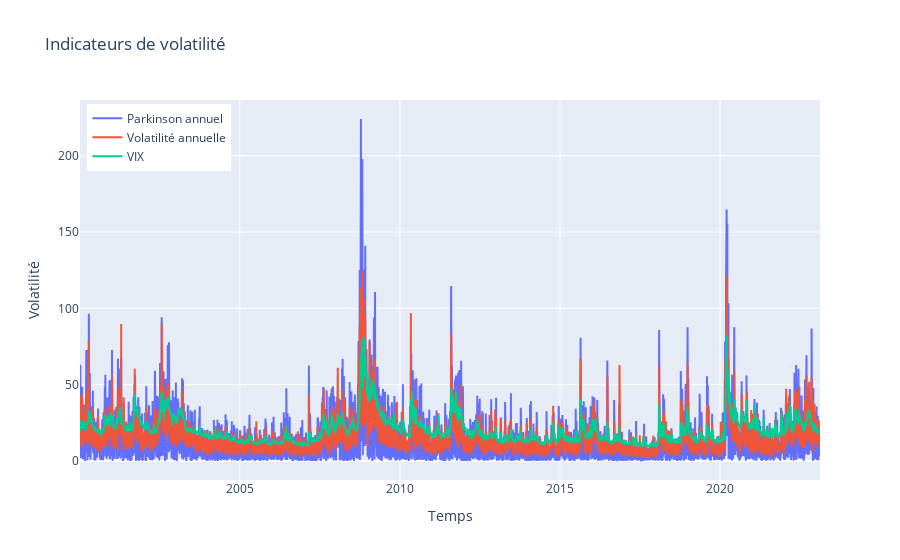

Notebook source saved alongside this figure:
### Markdown cell above
### les séries Squared returns et Parkinson sont des mesures **intra day**, ce qui explique leur différente echelle et faibles valeurs. On transforme donc ces séries en serie de volatilité annuelle comparable en échelle et en ordre.

### Code cell
# Transformation des series
ann_vol = (df['Squared returns'] ** 0.5) * (252 ** 0.5) * 100
Parkinson_ann = (df['Parkinson'] ** 0.5) * (252 ** 0.5) * 100

fig = go.Figure()

fig.add_trace(go.Scatter(x=df.index, y=Parkinson_ann, name='Parkinson annuel'))
fig.add_trace(go.Scatter(x=df.index, y=ann_vol, name='Volatilité annuelle'))
fig.add_trace(go.Scatter(x=df.index, y=df['VIX'], name='VIX'))

fig.update_layout(title='Indicateurs de volatilité', xaxis_title='Temps', yaxis_title='Volatilité',
                  legend=dict(yanchor="top", y=0.99, xanchor="left", x=0.01))

fig.show()

### Figure 1 — Plotly figure (JSON) as saved in the notebook; plotly's stock layout.template omitted (floating-point values rounded to 4 significant figures; data arrays with more than 128 entries replaced by an {"elided": "..."} marker saying what was removed)
{"data": [{"name": "Parkinson annuel", "type": "scatter", "x": {"elided": "5822 str values"}, "y": {"elided": "5822 float values"}}, {"name": "Volatilité annuelle", "type": "scatter", "x": {"elided": "5822 str values"}, "y": {"elided": "5822 float values"}}, {"name": "VIX", "type": "scatter", "x": {"elided": "5822 str values"}, "y": {"elided": "5822 float values"}}], "layout": {"legend": {"x": 0.01, "xanchor": "left", "y": 0.99, "yanchor": "top"}, "title": {"text": "Indicateurs de volatilité"}, "xaxis": {"title": {"text": "Temps"}}, "yaxis": {"title": {"text": "Volatilité"}}}}
